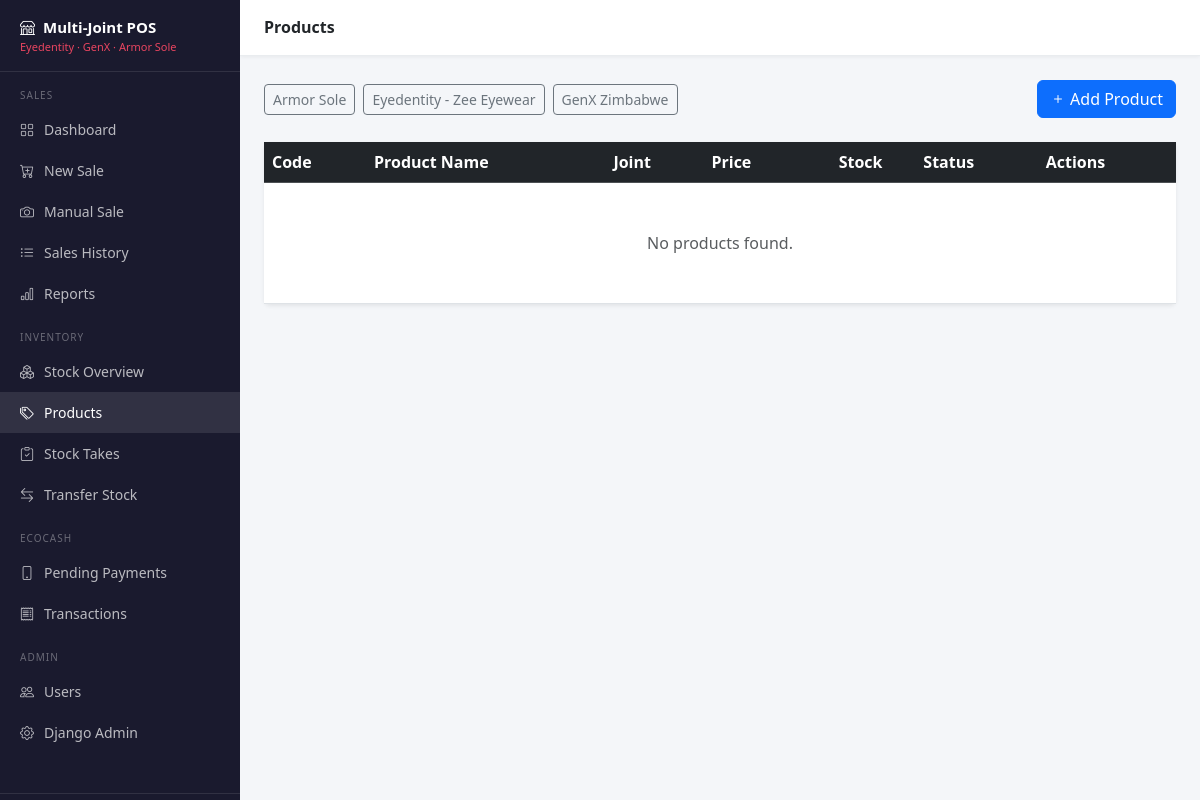
Before: /inventory/products/ (signed in) with the older database file.
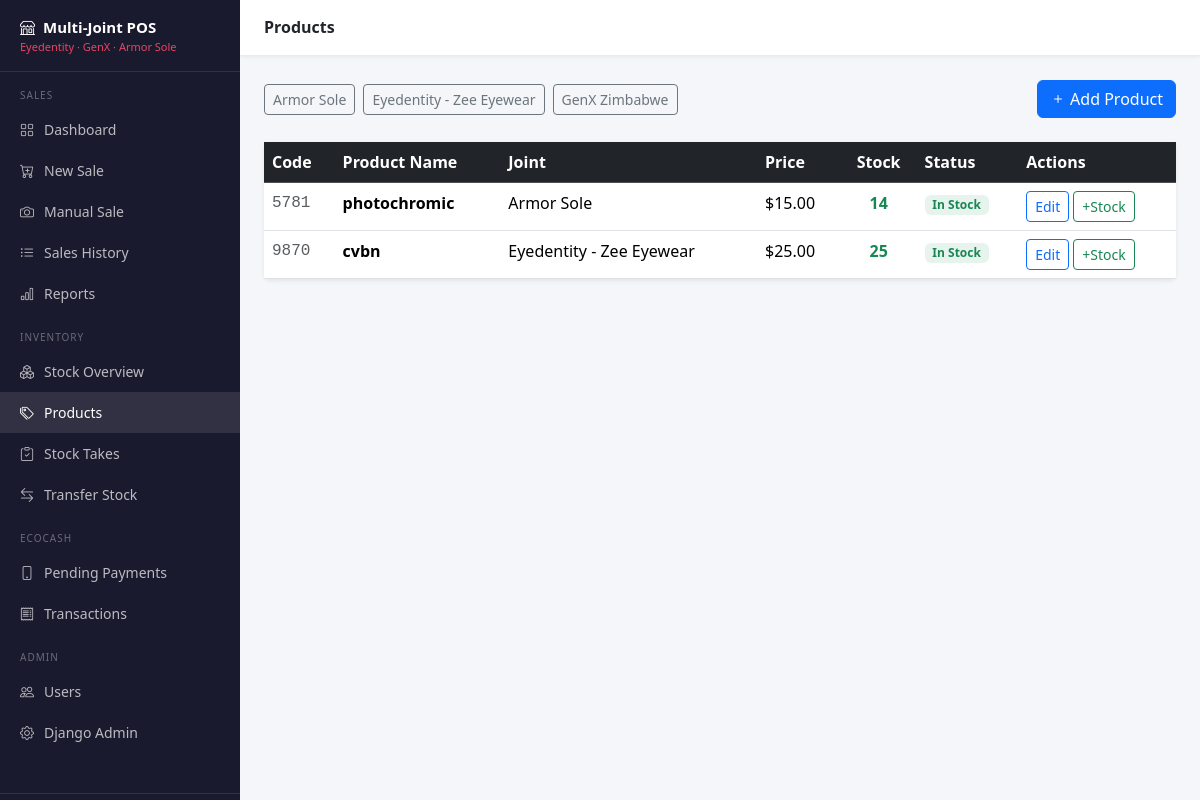
After: the same page with the newer database file.
### inventory/models.py (models this page shows, shortened)
class Joint(models.Model):
    JOINT_CHOICES = [
        ('eyedentity', 'Eyedentity'),
        ('genx', 'GenX'),
        ('armor_sole', 'Armor Sole'),
    ]
    name = models.CharField(
        max_length=50,
        choices=JOINT_CHOICES,
        unique=True,
        help_text="The name/identifier of this shop."
    )
    display_name = models.CharField(max_length=100, help_text="Full display name, e.g. 'Eyedentity - Zee Eyewear'")
    phone = models.CharField(max_length=20, blank=True)
    address = models.TextField(blank=True)
    uses_product_codes = models.BooleanField(
        default=False,
        help_text="Eyedentity and Armor Sole use product codes; GenX does not."
    )
    class Meta:
        ordering = ['name']

class Product(models.Model):
    joint = models.ForeignKey(Joint, on_delete=models.CASCADE, related_name='products')
    code = models.CharField(
        max_length=50,
        blank=True,
        null=True,
        help_text="Product code (required for Eyedentity and Armor Sole)."
    )
    name = models.CharField(max_length=200, help_text="Product name or description.")
    price = models.DecimalField(
        max_digits=10,
        decimal_places=2,
        help_text="Selling price in USD."
    )
    is_active = models.BooleanField(default=True, help_text="Uncheck to hide from sales without deleting.")
    created_at = models.DateTimeField(auto_now_add=True)
    updated_at = models.DateTimeField(auto_now=True)
    @property
    def current_stock(self):
        try:
            return self.stock.quantity
        except Stock.DoesNotExist:
            return 0
    @property
    def is_low_stock(self):
        return self.current_stock <= settings.LOW_STOCK_THRESHOLD
    class Meta:
        ordering = ['joint', 'name']
        unique_together = [['joint', 'code']]  # Codes must be unique per joint

class Stock(models.Model):
    product = models.OneToOneField(Product, on_delete=models.CASCADE, related_name='stock')
    quantity = models.IntegerField(default=0, help_text="Current quantity in stock.")
    last_stock_take = models.DateTimeField(
        null=True,
        blank=True,
        help_text="Date and time of the last monthly stock take."
    )
    last_updated = models.DateTimeField(auto_now=True)
    class Meta:
        verbose_name = 'Stock Level'

### inventory/views.py (the view)
# urls.py: path('products/', views.product_list, name='product_list'),
@login_required
def product_list(request):
    joint_id = request.GET.get('joint')
    products = Product.objects.select_related('joint', 'stock').filter(is_active=True)
    if joint_id:
        products = products.filter(joint_id=joint_id)
    joints = Joint.objects.all()
    context = {
        'products': products,
        'joints': joints,
        'selected_joint': joint_id,
    }
    return render(request, 'product_list.html', context)

### users/models.py (called while the page is built)
    @property
    def is_admin_role(self):
        return self.role == 'admin'

    @property
    def is_manager_role(self):
        return self.role in ['admin', 'manager']

### templates/product_list.html (shortened to what this page needs)
{% extends "base.html" %}
{% block page_title %}Products{% endblock %}
{% block content %}
<div class="d-flex justify-content-between align-items-center mb-4">
    <div class="d-flex gap-2">
        {% for joint in joints %}
        <a href="?joint={{ joint.pk }}"
           class="btn btn-sm {% if selected_joint == joint.pk|stringformat:'s' %}btn-primary{% else %}btn-outline-secondary{% endif %}">
            {{ joint.display_name }}
        </a>
        {% endfor %}
    </div>
    {% if user.is_manager_role %}
    <a href="{% url 'inventory:product_create' %}" class="btn btn-primary">
        <i class="bi bi-plus me-1"></i>Add Product
    </a>
    {% endif %}
</div>
<div class="card border-0 shadow-sm">
    <div class="table-responsive">
        <table class="table table-hover mb-0">
            <thead class="table-dark">
                <tr>
                    <th>Code</th>
                    <th>Product Name</th>
                    <th>Joint</th>
                    <th>Price</th>
                    <th class="text-center">Stock</th>
                    <th>Status</th>
                    {% if user.is_manager_role %}<th>Actions</th>{% endif %}
                </tr>
            </thead>
            <tbody>
                {% for product in products %}
                <tr>
                    <td class="text-muted font-monospace">{{ product.code|default:"—" }}</td>
                    <td><strong>{{ product.name }}</strong></td>
                    <td>{{ product.joint.display_name }}</td>
                    <td>${{ product.price|floatformat:2 }}</td>
                    <td class="text-center">
                        <span class="fw-bold {% if product.current_stock == 0 %}text-danger{% elif product.is_low_stock %}text-warning{% else %}text-success{% endif %}">
                            {{ product.current_stock }}
                        </span>
                    </td>
                    <td>
                        {% if product.current_stock == 0 %}
                        <span class="out-of-stock-badge">OUT OF STOCK</span>
                        {% elif product.is_low_stock %}
                        <span class="low-stock-badge">LOW STOCK</span>
                        {% else %}
                        <span class="badge bg-success bg-opacity-10 text-success">In Stock</span>
                        {% endif %}
                    </td>
                    {% if user.is_manager_role %}
                    <td>
                        <div class="d-flex gap-1">
                            <a href="{% url 'inventory:product_edit' product.pk %}" class="btn btn-sm btn-outline-primary">Edit</a>
                            <a href="{% url 'inventory:stock_adjust' product.pk %}" class="btn btn-sm btn-outline-success">+Stock</a>
                        </div>
                    </td>
                    {% endif %}
                </tr>
                {% empty %}
                <tr><td colspan="7" class="text-center text-muted py-5">No products found.</td></tr>
                {% endfor %}
            </tbody>
        </table>
    </div>
</div>
{% endblock %}

Changed rows visible on the page:
added Product: code "5781", name "photochromic", joint.display_name "Armor Sole", price "15.00", current_stock "14", shows "In Stock"
added Product: code "9870", name "cvbn", joint.display_name "Eyedentity - Zee Eyewear", price "25.00", current_stock "25", shows "In Stock"
Other visible differences:
text no longer shown: "No products found."
